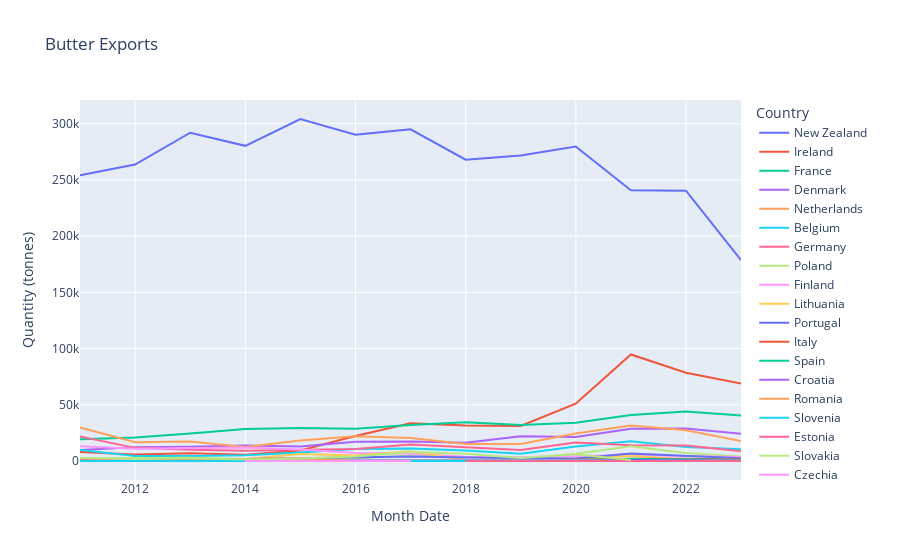

The notebook cell saved with this chart:
### Code cell
fig = px.line(df_plot, x="Month Date", y="Quantity (tonnes)", color='Country', title='Butter Exports')
fig.show()

### Figure 1 — Plotly figure (JSON) as saved in the notebook; plotly's stock layout.template omitted (floating-point values rounded to 4 significant figures)
{"data": [{"hovertemplate": "Country=New Zealand<br>Month Date=%{x}<br>Quantity (tonnes)=%{y}<extra></extra>", "legendgroup": "New Zealand", "line": {"color": "#636efa", "dash": "solid"}, "marker": {"symbol": "circle"}, "mode": "lines", "name": "New Zealand", "orientation": "v", "showlegend": true, "type": "scatter", "x": ["2022-12-31T00:00:00", "2021-12-31T00:00:00", "2020-12-31T00:00:00", "2019-12-31T00:00:00", "2018-12-31T00:00:00", "2017-12-31T00:00:00", "2016-12-31T00:00:00", "2015-12-31T00:00:00", "2014-12-31T00:00:00", "2013-12-31T00:00:00", "2012-12-31T00:00:00", "2011-12-31T00:00:00", "2010-12-31T00:00:00"], "xaxis": "x", "y": [178800.0, 240400.0, 240800.0, 279700.0, 271700.0, 268000.0, 295100.0, 290100.0, 304200.0, 280300.0, 292000.0, 263700.0, 254000.0], "yaxis": "y"}, {"hovertemplate": "Country=Ireland<br>Month Date=%{x}<br>Quantity (tonnes)=%{y}<extra></extra>", "legendgroup": "Ireland", "line": {"color": "#EF553B", "dash": "solid"}, "marker": {"symbol": "circle"}, "mode": "lines", "name": "Ireland", "orientation": "v", "showlegend": true, "type": "scatter", "x": ["2022-12-31T00:00:00", "2021-12-31T00:00:00", "2020-12-31T00:00:00", "2019-12-31T00:00:00", "2018-12-31T00:00:00", "2017-12-31T00:00:00", "2016-12-31T00:00:00", "2015-12-31T00:00:00", "2014-12-31T00:00:00", "2013-12-31T00:00:00", "2012-12-31T00:00:00", "2011-12-31T00:00:00", "2010-12-31T00:00:00"], "xaxis": "x", "y": [68870.0, 78440.0, 94750.0, 50950.0, 31160.0, 31540.0, 33490.0, 22180.0, 9428.0, 5596.0, 6909.0, 5687.0, 7957.0], "yaxis": "y"}, {"hovertemplate": "Country=France<br>Month Date=%{x}<br>Quantity (tonnes)=%{y}<extra></extra>", "legendgroup": "France", "line": {"color": "#00cc96", "dash": "solid"}, "marker": {"symbol": "circle"}, "mode": "lines", "name": "France", "orientation": "v", "showlegend": true, "type": "scatter", "x": ["2022-12-31T00:00:00", "2021-12-31T00:00:00", "2020-12-31T00:00:00", "2019-12-31T00:00:00", "2018-12-31T00:00:00", "2017-12-31T00:00:00", "2016-12-31T00:00:00", "2015-12-31T00:00:00", "2014-12-31T00:00:00", "2013-12-31T00:00:00", "2012-12-31T00:00:00", "2011-12-31T00:00:00", "2010-12-31T00:00:00"], "xaxis": "x", "y": [40360.0, 44120.0, 41000.0, 34040.0, 32050.0, 34480.0, 32060.0, 28750.0, 29320.0, 28510.0, 24550.0, 20830.0, 19380.0], "yaxis": "y"}, {"hovertemplate": "Country=Denmark<br>Month Date=%{x}<br>Quantity (tonnes)=%{y}<extra></extra>", "legendgroup": "Denmark", "line": {"color": "#ab63fa", "dash": "solid"}, "marker": {"symbol": "circle"}, "mode": "lines", "name": "Denmark", "orientation": "v", "showlegend": true, "type": "scatter", "x": ["2022-12-31T00:00:00", "2021-12-31T00:00:00", "2020-12-31T00:00:00", "2019-12-31T00:00:00", "2018-12-31T00:00:00", "2017-12-31T00:00:00", "2016-12-31T00:00:00", "2015-12-31T00:00:00", "2014-12-31T00:00:00", "2013-12-31T00:00:00", "2012-12-31T00:00:00", "2011-12-31T00:00:00", "2010-12-31T00:00:00"], "xaxis": "x", "y": [24280.0, 28970.0, 28770.0, 21310.0, 21970.0, 16220.0, 17280.0, 17050.0, 12810.0, 13740.0, 12770.0, 12310.0, 9799.0], "yaxis": "y"}, {"hovertemplate": "Country=Netherlands<br>Month Date=%{x}<br>Quantity (tonnes)=%{y}<extra></extra>", "legendgroup": "Netherlands", "line": {"color": "#FFA15A", "dash": "solid"}, "marker": {"symbol": "circle"}, "mode": "lines", "name": "Netherlands", "orientation": "v", "showlegend": true, "type": "scatter", "x": ["2022-12-31T00:00:00", "2021-12-31T00:00:00", "2020-12-31T00:00:00", "2019-12-31T00:00:00", "2018-12-31T00:00:00", "2017-12-31T00:00:00", "2016-12-31T00:00:00", "2015-12-31T00:00:00", "2014-12-31T00:00:00", "2013-12-31T00:00:00", "2012-12-31T00:00:00", "2011-12-31T00:00:00", "2010-12-31T00:00:00"], "xaxis": "x", "y": [17730.0, 27280.0, 31560.0, 24520.0, 15090.0, 15070.0, 20520.0, 22060.0, 18230.0, 12490.0, 17320.0, 16760.0, 29810.0], "yaxis": "y"}, {"hovertemplate": "Country=Belgium<br>Month Date=%{x}<br>Quantity (tonnes)=%{y}<extra></extra>", "legendgroup": "Belgium", "line": {"color": "#19d3f3", "dash": "solid"}, "marker": {"symbol": "circle"}, "mode": "lines", "name": "Belgium", "orientation": "v", "showlegend": true, "type": "scatter", "x": ["2022-12-31T00:00:00", "2021-12-31T00:00:00", "2020-12-31T00:00:00", "2019-12-31T00:00:00", "2018-12-31T00:00:00", "2017-12-31T00:00:00", "2016-12-31T00:00:00", "2015-12-31T00:00:00", "2014-12-31T00:00:00", "2013-12-31T00:00:00", "2012-12-31T00:00:00", "2011-12-31T00:00:00", "2010-12-31T00:00:00"], "xaxis": "x", "y": [10360.0, 12440.0, 17640.0, 12850.0, 6549.0, 9295.0, 11190.0, 10700.0, 7553.0, 5057.0, 4348.0, 4469.0, 9822.0], "yaxis": "y"}, {"hovertemplate": "Country=Germany<br>Month Date=%{x}<br>Quantity (tonnes)=%{y}<extra></extra>", "legendgroup": "Germany", "line": {"color": "#FF6692", "dash": "solid"}, "marker": {"symbol": "circle"}, "mode": "lines", "name": "Germany", "orientation": "v", "showlegend": true, "type": "scatter", "x": ["2022-12-31T00:00:00", "2021-12-31T00:00:00", "2020-12-31T00:00:00", "2019-12-31T00:00:00", "2018-12-31T00:00:00", "2017-12-31T00:00:00", "2016-12-31T00:00:00", "2015-12-31T00:00:00", "2014-12-31T00:00:00", "2013-12-31T00:00:00", "2012-12-31T00:00:00", "2011-12-31T00:00:00", "2010-12-31T00:00:00"], "xaxis": "x", "y": [8607.0, 13790.0, 14080.0, 16520.0, 9886.0, 12360.0, 14680.0, 10760.0, 9970.0, 9175.0, 10100.0, 11690.0, 21820.0], "yaxis": "y"}, {"hovertemplate": "Country=Poland<br>Month Date=%{x}<br>Quantity (tonnes)=%{y}<extra></extra>", "legendgroup": "Poland", "line": {"color": "#B6E880", "dash": "solid"}, "marker": {"symbol": "circle"}, "mode": "lines", "name": "Poland", "orientation": "v", "showlegend": true, "type": "scatter", "x": ["2022-12-31T00:00:00", "2021-12-31T00:00:00", "2020-12-31T00:00:00", "2019-12-31T00:00:00", "2018-12-31T00:00:00", "2017-12-31T00:00:00", "2016-12-31T00:00:00", "2015-12-31T00:00:00", "2014-12-31T00:00:00", "2013-12-31T00:00:00", "2012-12-31T00:00:00", "2011-12-31T00:00:00", "2010-12-31T00:00:00"], "xaxis": "x", "y": [4008.0, 7142.0, 13090.0, 6504.0, 1898.0, 3241.0, 4796.0, 2443.0, 2363.0, 1857.0, 2788.0, 2591.0, 2248.0], "yaxis": "y"}, {"hovertemplate": "Country=Finland<br>Month Date=%{x}<br>Quantity (tonnes)=%{y}<extra></extra>", "legendgroup": "Finland", "line": {"color": "#FF97FF", "dash": "solid"}, "marker": {"symbol": "circle"}, "mode": "lines", "name": "Finland", "orientation": "v", "showlegend": true, "type": "scatter", "x": ["2022-12-31T00:00:00", "2021-12-31T00:00:00", "2020-12-31T00:00:00", "2019-12-31T00:00:00", "2018-12-31T00:00:00", "2017-12-31T00:00:00", "2016-12-31T00:00:00", "2015-12-31T00:00:00", "2014-12-31T00:00:00", "2013-12-31T00:00:00", "2012-12-31T00:00:00", "2011-12-31T00:00:00", "2010-12-31T00:00:00"], "xaxis": "x", "y": [3538.0, 4440.0, 5343.0, 4418.0, 3274.0, 3843.0, 6456.0, 7150.0, 10330.0, 11940.0, 11670.0, 11000.0, 13100.0], "yaxis": "y"}, {"hovertemplate": "Country=Lithuania<br>Month Date=%{x}<br>Quantity (tonnes)=%{y}<extra></extra>", "legendgroup": "Lithuania", "line": {"color": "#FECB52", "dash": "solid"}, "marker": {"symbol": "circle"}, "mode": "lines", "name": "Lithuania", "orientation": "v", "showlegend": true, "type": "scatter", "x": ["2022-12-31T00:00:00", "2021-12-31T00:00:00", "2020-12-31T00:00:00", "2019-12-31T00:00:00", "2018-12-31T00:00:00", "2017-12-31T00:00:00", "2016-12-31T00:00:00", "2015-12-31T00:00:00", "2014-12-31T00:00:00", "2013-12-31T00:00:00", "2012-12-31T00:00:00", "2011-12-31T00:00:00", "2010-12-31T00:00:00"], "xaxis": "x", "y": [2416.0, 1071.0, 4747.0, 1808.0, 504.9, 720.0, 8673.0, 4922.0, 6229.0, 1875.0, 643.4, 215.4, 551.8], "yaxis": "y"}, {"hovertemplate": "Country=Portugal<br>Month Date=%{x}<br>Quantity (tonnes)=%{y}<extra></extra>", "legendgroup": "Portugal", "line": {"color": "#636efa", "dash": "solid"}, "marker": {"symbol": "circle"}, "mode": "lines", "name": "Portugal", "orientation": "v", "showlegend": true, "type": "scatter", "x": ["2022-12-31T00:00:00", "2021-12-31T00:00:00", "2020-12-31T00:00:00", "2019-12-31T00:00:00", "2018-12-31T00:00:00", "2017-12-31T00:00:00", "2016-12-31T00:00:00", "2015-12-31T00:00:00", "2014-12-31T00:00:00", "2013-12-31T00:00:00", "2012-12-31T00:00:00", "2011-12-31T00:00:00", "2010-12-31T00:00:00"], "xaxis": "x", "y": [2437.0, 4625.0, 6668.0, 2176.0, 2518.0, 3135.0, 4112.0, 3210.0, 2353.0, 1678.0, 1445.0, 863.4, 1028.0], "yaxis": "y"}, {"hovertemplate": "Country=Italy<br>Month Date=%{x}<br>Quantity (tonnes)=%{y}<extra></extra>", "legendgroup": "Italy", "line": {"color": "#EF553B", "dash": "solid"}, "marker": {"symbol": "circle"}, "mode": "lines", "name": "Italy", "orientation": "v", "showlegend": true, "type": "scatter", "x": ["2022-12-31T00:00:00", "2021-12-31T00:00:00", "2020-12-31T00:00:00", "2019-12-31T00:00:00", "2018-12-31T00:00:00", "2017-12-31T00:00:00", "2016-12-31T00:00:00", "2015-12-31T00:00:00", "2014-12-31T00:00:00", "2013-12-31T00:00:00", "2012-12-31T00:00:00", "2011-12-31T00:00:00", "2010-12-31T00:00:00"], "xaxis": "x", "y": [1252.0, 2049.0, 2040.0, 1268.0, 378.1, 457.1, 603.3, 481.4, 287.9, 236.6, 167.7, 214.1, 215.4], "yaxis": "y"}, {"hovertemplate": "Country=Spain<br>Month Date=%{x}<br>Quantity (tonnes)=%{y}<extra></extra>", "legendgroup": "Spain", "line": {"color": "#00cc96", "dash": "solid"}, "marker": {"symbol": "circle"}, "mode": "lines", "name": "Spain", "orientation": "v", "showlegend": true, "type": "scatter", "x": ["2022-12-31T00:00:00", "2021-12-31T00:00:00", "2020-12-31T00:00:00", "2019-12-31T00:00:00", "2018-12-31T00:00:00", "2017-12-31T00:00:00", "2016-12-31T00:00:00", "2015-12-31T00:00:00", "2014-12-31T00:00:00", "2013-12-31T00:00:00", "2012-12-31T00:00:00", "2011-12-31T00:00:00", "2010-12-31T00:00:00"], "xaxis": "x", "y": [1095.0, 1692.0, 1790.0, 919.9, 810.2, 805.5, 936.5, 786.6, 487.2, 718.1, 874.9, 396.2, 341.4], "yaxis": "y"}, {"hovertemplate": "Country=Croatia<br>Month Date=%{x}<br>Quantity (tonnes)=%{y}<extra></extra>", "legendgroup": "Croatia", "line": {"color": "#ab63fa", "dash": "solid"}, "marker": {"symbol": "circle"}, "mode": "lines", "name": "Croatia", "orientation": "v", "showlegend": true, "type": "scatter", "x": ["2022-12-31T00:00:00", "2021-12-31T00:00:00", "2020-12-31T00:00:00", "2019-12-31T00:00:00", "2018-12-31T00:00:00", "2017-12-31T00:00:00", "2016-12-31T00:00:00", "2015-12-31T00:00:00", "2014-12-31T00:00:00", "2013-12-31T00:00:00"], "xaxis": "x", "y": [354.1, 412.4, 426.7, 461.3, 456.8, 494.8, 337.7, 344.9, 486.8, 205.8], "yaxis": "y"}, {"hovertemplate": "Country=Romania<br>Month Date=%{x}<br>Quantity (tonnes)=%{y}<extra></extra>", "legendgroup": "Romania", "line": {"color": "#FFA15A", "dash": "solid"}, "marker": {"symbol": "circle"}, "mode": "lines", "name": "Romania", "orientation": "v", "showlegend": true, "type": "scatter", "x": ["2022-12-31T00:00:00", "2021-12-31T00:00:00", "2020-12-31T00:00:00", "2019-12-31T00:00:00", "2018-12-31T00:00:00", "2017-12-31T00:00:00", "2016-12-31T00:00:00", "2015-12-31T00:00:00", "2014-12-31T00:00:00", "2012-12-31T00:00:00", "2010-12-31T00:00:00"], "xaxis": "x", "y": [176.2, 333.1, 268.5, 124.4, 62.01, 327.5, 134.1, 15.4, 9.185, 0, 0.851], "yaxis": "y"}, {"hovertemplate": "Country=Slovenia<br>Month Date=%{x}<br>Quantity (tonnes)=%{y}<extra></extra>", "legendgroup": "Slovenia", "line": {"color": "#19d3f3", "dash": "solid"}, "marker": {"symbol": "circle"}, "mode": "lines", "name": "Slovenia", "orientation": "v", "showlegend": true, "type": "scatter", "x": ["2022-12-31T00:00:00", "2021-12-31T00:00:00", "2020-12-31T00:00:00", "2019-12-31T00:00:00", "2018-12-31T00:00:00", "2017-12-31T00:00:00", "2016-12-31T00:00:00", "2015-12-31T00:00:00", "2014-12-31T00:00:00", "2013-12-31T00:00:00", "2012-12-31T00:00:00", "2011-12-31T00:00:00", "2010-12-31T00:00:00"], "xaxis": "x", "y": [89.05, 71.55, 44.58, 60.31, 59.13, 73.1, 58.66, 50.94, 114.3, 76.16, 297.0, 118.2, 196.6], "yaxis": "y"}, {"hovertemplate": "Country=Estonia<br>Month Date=%{x}<br>Quantity (tonnes)=%{y}<extra></extra>", "legendgroup": "Estonia", "line": {"color": "#FF6692", "dash": "solid"}, "marker": {"symbol": "circle"}, "mode": "lines", "name": "Estonia", "orientation": "v", "showlegend": true, "type": "scatter", "x": ["2022-12-31T00:00:00", "2021-12-31T00:00:00", "2020-12-31T00:00:00", "2019-12-31T00:00:00", "2018-12-31T00:00:00", "2017-12-31T00:00:00", "2016-12-31T00:00:00", "2015-12-31T00:00:00", "2014-12-31T00:00:00", "2013-12-31T00:00:00", "2012-12-31T00:00:00", "2011-12-31T00:00:00", "2010-12-31T00:00:00"], "xaxis": "x", "y": [88.19, 148.5, 165.2, 80.58, 31.8, 168.9, 157.5, 492.0, 161.2, 34.86, 117.4, 194.3, 1700.0], "yaxis": "y"}, {"hovertemplate": "Country=Slovakia<br>Month Date=%{x}<br>Quantity (tonnes)=%{y}<extra></extra>", "legendgroup": "Slovakia", "line": {"color": "#B6E880", "dash": "solid"}, "marker": {"symbol": "circle"}, "mode": "lines", "name": "Slovakia", "orientation": "v", "showlegend": true, "type": "scatter", "x": ["2022-12-31T00:00:00", "2021-12-31T00:00:00", "2020-12-31T00:00:00", "2019-12-31T00:00:00", "2018-12-31T00:00:00", "2017-12-31T00:00:00", "2016-12-31T00:00:00", "2015-12-31T00:00:00", "2014-12-31T00:00:00", "2013-12-31T00:00:00", "2012-12-31T00:00:00", "2011-12-31T00:00:00"], "xaxis": "x", "y": [53.65, 105.3, 42.7, 31.26, 14.81, 0.03, 16.94, 20.26, 10.09, 1.049, 1.321, 64.5], "yaxis": "y"}, {"hovertemplate": "Country=Czechia<br>Month Date=%{x}<br>Quantity (tonnes)=%{y}<extra></extra>", "legendgroup": "Czechia", "line": {"color": "#FF97FF", "dash": "solid"}, "marker": {"symbol": "circle"}, "mode": "lines", "name": "Czechia", "orientation": "v", "showlegend": true, "type": "scatter", "x": ["2022-12-31T00:00:00", "2021-12-31T00:00:00", "2020-12-31T00:00:00", "2019-12-31T00:00:00", "2018-12-31T00:00:00", "2017-12-31T00:00:00", "2016-12-31T00:00:00", "2015-12-31T00:00:00", "2014-12-31T00:00:00", "2013-12-31T00:00:00", "2012-12-31T00:00:00", "2011-12-31T00:00:00", "2010-12-31T00:00:00"], "xaxis": "x", "y": [42.62, 62.92, 52.62, 41.62, 43.41, 62.88, 127.1, 135.4, 406.1, 618.7, 729.9, 1073.0, 869.2], "yaxis": "y"}, {"hovertemplate": "Country=Bulgaria<br>Month Date=%{x}<br>Quantity (tonnes)=%{y}<extra></extra>", "legendgroup": "Bulgaria", "line": {"color": "#FECB52", "dash": "solid"}, "marker": {"symbol": "circle"}, "mode": "lines", "name": "Bulgaria", "orientation": "v", "showlegend": true, "type": "scatter", "x": ["2022-12-31T00:00:00", "2021-12-31T00:00:00", "2020-12-31T00:00:00", "2019-12-31T00:00:00", "2018-12-31T00:00:00", "2017-12-31T00:00:00", "2016-12-31T00:00:00", "2015-12-31T00:00:00", "2014-12-31T00:00:00", "2013-12-31T00:00:00", "2012-12-31T00:00:00", "2011-12-31T00:00:00", "2010-12-31T00:00:00"], "xaxis": "x", "y": [30.63, 23.44, 9.745, 4.064, 0.38, 0.33, 1.75, 20, 30.54, 0.06, 62.3, 20.98, 80.47], "yaxis": "y"}, {"hovertemplate": "Country=Hungary<br>Month Date=%{x}<br>Quantity (tonnes)=%{y}<extra></extra>", "legendgroup": "Hungary", "line": {"color": "#636efa", "dash": "solid"}, "marker": {"symbol": "circle"}, "mode": "lines", "name": "Hungary", "orientation": "v", "showlegend": true, "type": "scatter", "x": ["2022-12-31T00:00:00", "2021-12-31T00:00:00", "2020-12-31T00:00:00", "2019-12-31T00:00:00", "2018-12-31T00:00:00", "2017-12-31T00:00:00", "2016-12-31T00:00:00", "2015-12-31T00:00:00", "2014-12-31T00:00:00", "2013-12-31T00:00:00", "2012-12-31T00:00:00", "2011-12-31T00:00:00", "2010-12-31T00:00:00"], "xaxis": "x", "y": [28.4, 99.31, 802.8, 14.51, 33.12, 25.77, 100.3, 166.3, 114.0, 284.8, 56.93, 0.213, 21.86], "yaxis": "y"}, {"hovertemplate": "Country=Sweden<br>Month Date=%{x}<br>Quantity (tonnes)=%{y}<extra></extra>", "legendgroup": "Sweden", "line": {"color": "#EF553B", "dash": "solid"}, "marker": {"symbol": "circle"}, "mode": "lines", "name": "Sweden", "orientation": "v", "showlegend": true, "type": "scatter", "x": ["2022-12-31T00:00:00", "2021-12-31T00:00:00", "2020-12-31T00:00:00", "2019-12-31T00:00:00", "2018-12-31T00:00:00", "2017-12-31T00:00:00", "2016-12-31T00:00:00", "2015-12-31T00:00:00", "2014-12-31T00:00:00", "2013-12-31T00:00:00", "2012-12-31T00:00:00", "2011-12-31T00:00:00", "2010-12-31T00:00:00"], "xaxis": "x", "y": [31.53, 20.94, 3.368, 3.76, 5.545, 4.529, 3.842, 1.231, 99.47, 21.62, 606.2, 229.6, 586.7], "yaxis": "y"}, {"hovertemplate": "Country=Greece<br>Month Date=%{x}<br>Quantity (tonnes)=%{y}<extra></extra>", "legendgroup": "Greece", "line": {"color": "#00cc96", "dash": "solid"}, "marker": {"symbol": "circle"}, "mode": "lines", "name": "Greece", "orientation": "v", "showlegend": true, "type": "scatter", "x": ["2022-12-31T00:00:00", "2021-12-31T00:00:00", "2020-12-31T00:00:00", "2019-12-31T00:00:00", "2018-12-31T00:00:00", "2017-12-31T00:00:00", "2016-12-31T00:00:00", "2015-12-31T00:00:00", "2014-12-31T00:00:00", "2013-12-31T00:00:00", "2012-12-31T00:00:00", "2011-12-31T00:00:00", "2010-12-31T00:00:00"], "xaxis": "x", "y": [18.41, 30.48, 17.63, 11.09, 32.41, 13.48, 12.86, 4.904, 59.5, 51.21, 4.954, 1.078, 0.929], "yaxis": "y"}, {"hovertemplate": "Country=Austria<br>Month Date=%{x}<br>Quantity (tonnes)=%{y}<extra></extra>", "legendgroup": "Austria", "line": {"color": "#ab63fa", "dash": "solid"}, "marker": {"symbol": "circle"}, "mode": "lines", "name": "Austria", "orientation": "v", "showlegend": true, "type": "scatter", "x": ["2022-12-31T00:00:00", "2021-12-31T00:00:00", "2020-12-31T00:00:00", "2019-12-31T00:00:00", "2018-12-31T00:00:00", "2017-12-31T00:00:00", "2016-12-31T00:00:00", "2015-12-31T00:00:00", "2014-12-31T00:00:00", "2013-12-31T00:00:00", "2012-12-31T00:00:00", "2011-12-31T00:00:00", "2010-12-31T00:00:00"], "xaxis": "x", "y": [14.91, 37.04, 24.47, 44.53, 42.75, 61.73, 63.1, 156.5, 51.56, 82.29, 58.46, 126.5, 78.55], "yaxis": "y"}, {"hovertemplate": "Country=Latvia<br>Month Date=%{x}<br>Quantity (tonnes)=%{y}<extra></extra>", "legendgroup": "Latvia", "line": {"color": "#FFA15A", "dash": "solid"}, "marker": {"symbol": "circle"}, "mode": "lines", "name": "Latvia", "orientation": "v", "showlegend": true, "type": "scatter", "x": ["2022-12-31T00:00:00", "2021-12-31T00:00:00", "2020-12-31T00:00:00", "2019-12-31T00:00:00", "2018-12-31T00:00:00", "2017-12-31T00:00:00", "2016-12-31T00:00:00", "2015-12-31T00:00:00", "2014-12-31T00:00:00", "2013-12-31T00:00:00", "2012-12-31T00:00:00", "2011-12-31T00:00:00", "2010-12-31T00:00:00"], "xaxis": "x", "y": [8.134, 35.15, 178.7, 188.8, 3.558, 145.0, 239.3, 90.51, 2339.0, 1826.0, 478.9, 94.13, 247.3], "yaxis": "y"}, {"hovertemplate": "Country=Luxembourg<br>Month Date=%{x}<br>Quantity (tonnes)=%{y}<extra></extra>", "legendgroup": "Luxembourg", "line": {"color": "#19d3f3", "dash": "solid"}, "marker": {"symbol": "circle"}, "mode": "lines", "name": "Luxembourg", "orientation": "v", "showlegend": true, "type": "scatter", "x": ["2022-12-31T00:00:00", "2021-12-31T00:00:00", "2020-12-31T00:00:00", "2019-12-31T00:00:00", "2018-12-31T00:00:00", "2017-12-31T00:00:00", "2016-12-31T00:00:00", "2015-12-31T00:00:00", "2014-12-31T00:00:00", "2013-12-31T00:00:00", "2012-12-31T00:00:00", "2011-12-31T00:00:00", "2010-12-31T00:00:00"], "xaxis": "x", "y": [2.391, 2.115, 2.167, 4.827, 1.465, 2.928, 3.817, 5.116, 0.777, 1.134, 2.429, 5.513, 0.84], "yaxis": "y"}, {"hovertemplate": "Country=Malta<br>Month Date=%{x}<br>Quantity (tonnes)=%{y}<extra></extra>", "legendgroup": "Malta", "line": {"color": "#FF6692", "dash": "solid"}, "marker": {"symbol": "circle"}, "mode": "lines", "name": "Malta", "orientation": "v", "showlegend": true, "type": "scatter", "x": ["2022-12-31T00:00:00", "2021-12-31T00:00:00", "2019-12-31T00:00:00", "2017-12-31T00:00:00"], "xaxis": "x", "y": [0.207, 11.37, 0.159, 0.343], "yaxis": "y"}, {"hovertemplate": "Country=United Kingdom<br>Month Date=%{x}<br>Quantity (tonnes)=%{y}<extra></extra>", "legendgroup": "United Kingdom", "line": {"color": "#B6E880", "dash": "solid"}, "marker": {"symbol": "circle"}, "mode": "lines", "name": "United Kingdom", "orientation": "v", "showlegend": true, "type": "scatter", "x": ["2020-12-31T00:00:00", "2019-12-31T00:00:00", "2018-12-31T00:00:00", "2017-12-31T00:00:00", "2016-12-31T00:00:00", "2015-12-31T00:00:00", "2014-12-31T00:00:00", "2013-12-31T00:00:00", "2012-12-31T00:00:00", "2011-12-31T00:00:00", "2010-12-31T00:00:00"], "xaxis": "x", "y": [851.9, 6104.0, 2688.0, 6368.0, 7898.0, 4056.0, 2332.0, 1303.0, 2394.0, 1679.0, 2561.0], "yaxis": "y"}, {"hovertemplate": "Country=Cyprus<br>Month Date=%{x}<br>Quantity (tonnes)=%{y}<extra></extra>", "legendgroup": "Cyprus", "line": {"color": "#FF97FF", "dash": "solid"}, "marker": {"symbol": "circle"}, "mode": "lines", "name": "Cyprus", "orientation": "v", "showlegend": true, "type": "scatter", "x": ["2016-12-31T00:00:00", "2015-12-31T00:00:00", "2013-12-31T00:00:00"], "xaxis": "x", "y": [0.251, 0.101, 3.2], "yaxis": "y"}], "layout": {"legend": {"title": {"text": "Country"}, "tracegroupgap": 0}, "title": {"text": "Butter Exports"}, "xaxis": {"anchor": "y", "domain": [0, 1], "title": {"text": "Month Date"}}, "yaxis": {"anchor": "x", "domain": [0, 1], "title": {"text": "Quantity (tonnes)"}}}}
